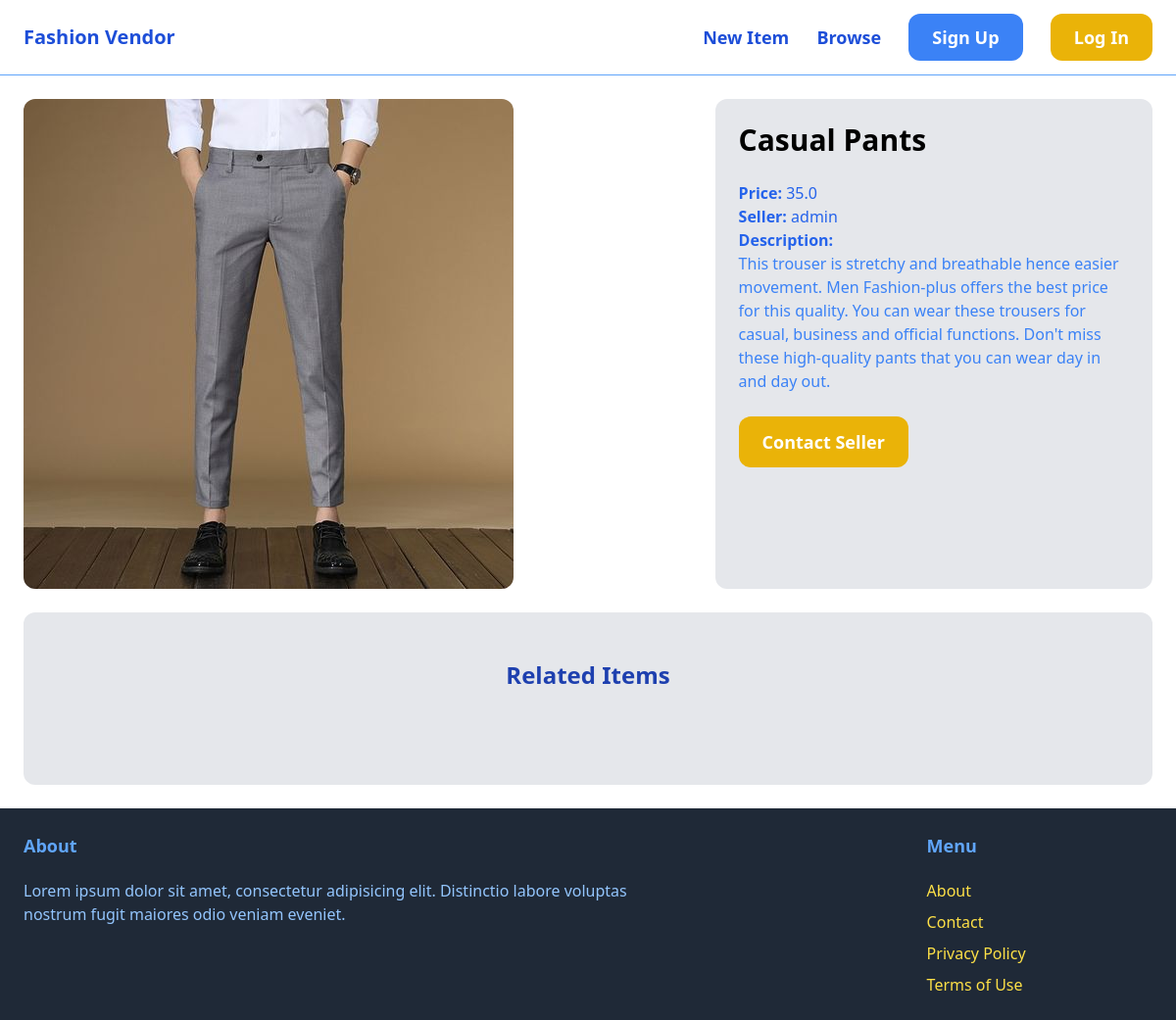
The app's page /items/1/, older data.
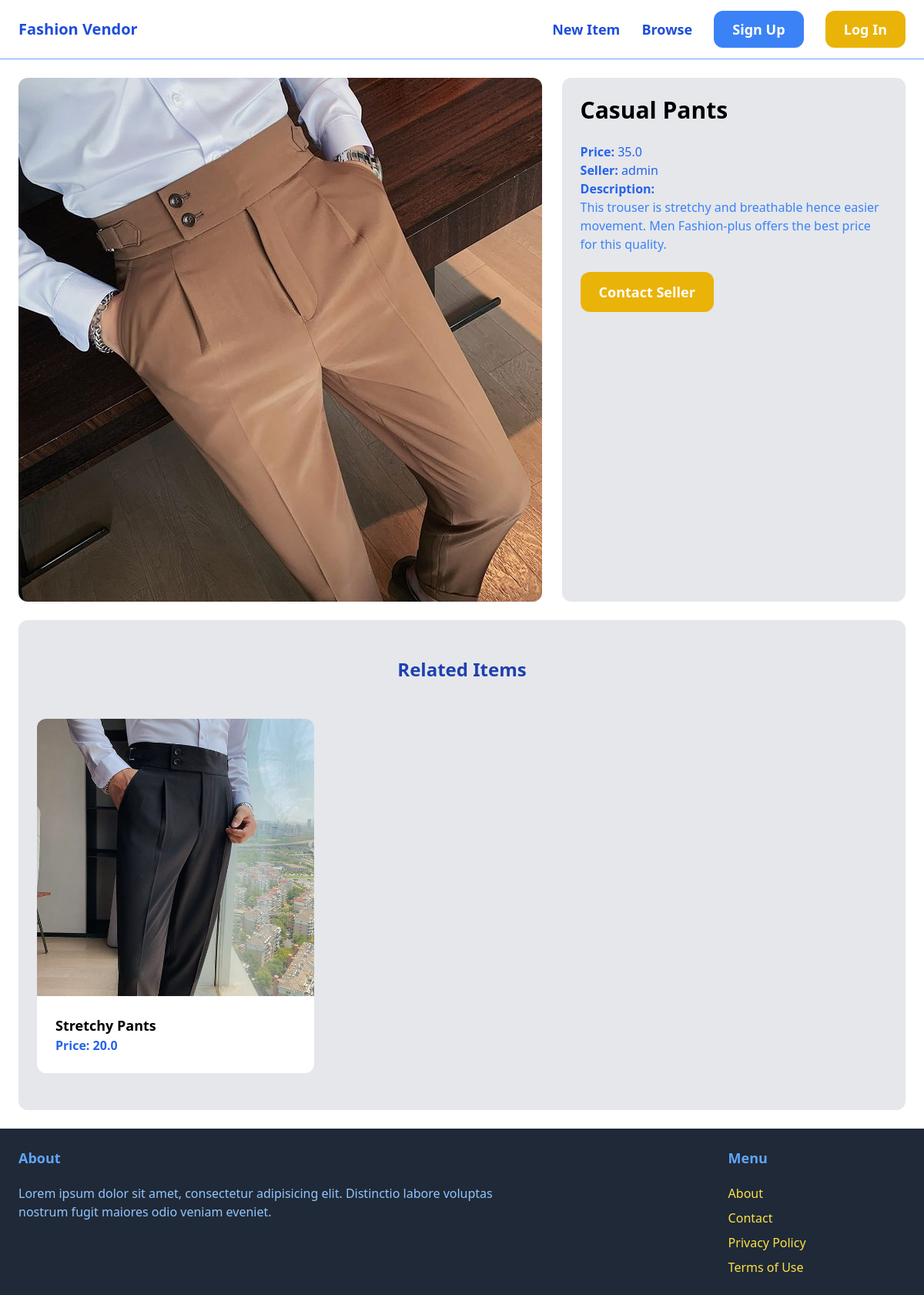
The same page, newer data.
### item/models.py (models this page shows, shortened)
class Item(models.Model):
    category = models.ForeignKey(Category, related_name="items", on_delete=models.CASCADE)
    name = models.CharField(max_length=255)
    description = models.TextField(blank=True, null=True)
    price = models.FloatField()
    image = models.ImageField(upload_to="item_images", blank=True, null=True)
    is_sold = models.BooleanField(default=False)
    created_by = models.ForeignKey(User, related_name="items", on_delete=models.CASCADE)
    created_at = models.DateTimeField(auto_now_add=True)
    class Meta:
        ordering = ("name",)

### item/views.py (the view)
# urls.py: path("<int:pk>/", views.detail, name="detail"),
def detail(request, pk):
    item = get_object_or_404(
        Item, pk=pk
    )  # Get the object or return a 404 if it doesn't exist
    related_items = Item.objects.filter(category=item.category, is_sold=False).exclude(
        pk=pk
    )[
        0:3
    ]  # Get the related items
    return render(
        request, "item/detail.html", {"item": item, "related_items": related_items}
    )

### item/templates/item/detail.html (shortened to what this page needs)
{% extends "core/base.html" %}
{% block content %}
    <div class="grid grid-cols-5 gap-6">
        <div class="col-span-3">
            <img src="{{ item.image.url }}" class="rounded-xl">
        </div>
        <div class="col-span-2 p-6 bg-gray-200 rounded-xl">
            <h1 class="mb-6 text-3xl font-semibold">{{ item.name }}</h1>
            <p class="text-blue-600">
                <strong>Price: </strong>{{ item.price }}
            </p>
            <p class="text-blue-600">
                <strong>Seller: </strong>{{ item.created_by.username }}
            </p>
            {% if item.description %}
                <p class="text-blue-500">
                    <strong class="text-blue-600">Description:</strong><br>
                    {{ item.description }}
                </p>
            {% endif %}
            {% if request.user == item.created_by %}
                <div class="mt-6 p-6 bg-white rounded-xl">
                    <p class="text-blue-700"><strong>This is your item!</strong></p>
                    <a href="{#}" class="inline-block mt-6 px-6 py-3 text-lg font-semibold bg-teal-500 text-white rounded-xl hover:bg-teal-700">Edit</a>
                    <a href="{% url 'item:delete' item.id %}" class="inline-block mt-6 px-6 py-3 text-lg font-semibold bg-red-500 text-white rounded-xl hover:bg-red-700">Delete</a>
                </div>
            {% else %}
                <a href="#" class="inline-block mt-6 px-6 py-3 text-lg font-semibold bg-yellow-500 text-white hover:bg-yellow-700 rounded-xl"> Contact Seller</a>
            {% endif %}
        </div>
    </div>
    <div class="mt-6 px-6 py-12 bg-gray-200 rounded-xl">
        <h2 class="mb-12 text-2xl text-blue-800 text-center font-semibold">Related Items</h2>
        <div class="grid grid-cols-3 gap-3">
            {% for item in related_items %}
                <div>
                    <a href="{% url 'item:detail' item.id %}">
                        <div>
                            <img src="{{ item.image.url }}" class="rounded-t-xl">
                        </div>
                        <div class="p-6 bg-white rounded-b-xl">
                            <h2 class="text-lg font-semibold">{{ item.name }}</h2>
                            <p class="text-blue-600 font-semibold">Price: {{ item.price }}</p>
                        </div>
                    </a>
                </div>
            {% endfor %}
        </div>
    </div>
{% endblock %}

Row changes from the older to the newer data that the page shows:
changed Item "Casual Pants": image: a different picture; description "…price for this quality. You can wear these trousers for casual, business and official functions. Don't miss these high-quality pants that you can wear day in and day out." → "This trouser is stretchy and breathable hence easier movement. Men Fashion-plus offers the best price for this quality."
added Item: image (picture), name "Stretchy Pants", price "20.0"
